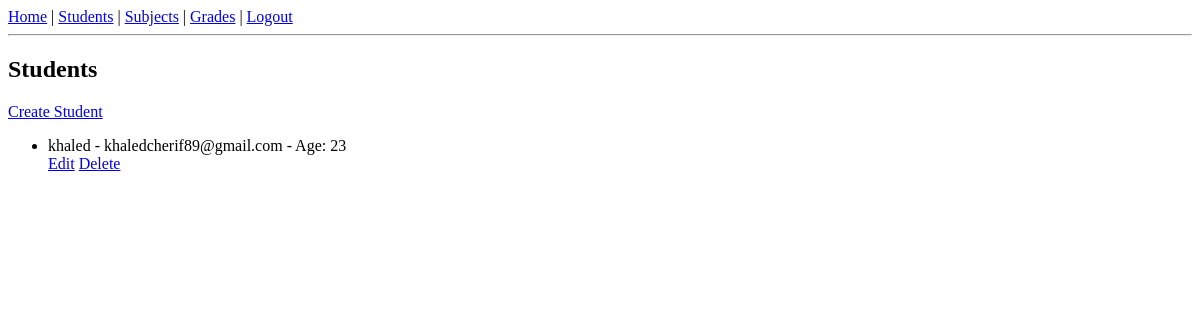
/students/ (signed in), run on an earlier commit of the app's database.
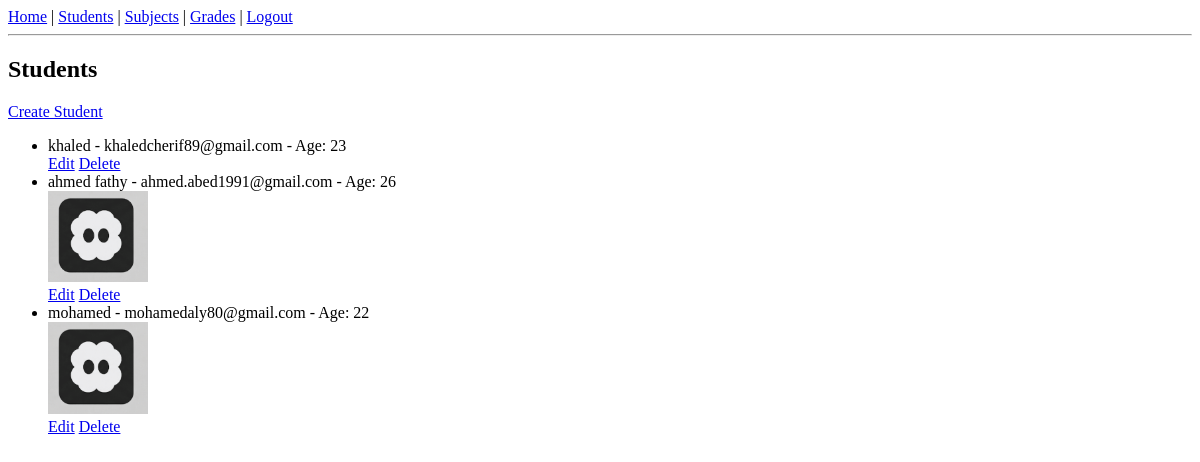
And on a later commit of the database.
### school/models.py (models this page shows, shortened)
class Student(models.Model):
    name = models.CharField(max_length=30)
    age = models.IntegerField()
    email = models.EmailField(unique=True)
    password = models.CharField(max_length=128, blank=True, null=True)
    image = models.FileField(upload_to='students/', null=True, blank=True)

### school/views.py (the view)
# urls.py: path("students/", views.students_list, name="students_list"),
@login_required
def students_list(request):
    students = Student.objects.all()
    return render(request, "school/students_list.html", {"students": students})

### school/templates/school/students_list.html
{% extends "base.html" %}
{% block content %}
<h2>Students</h2>
<a href="{% url 'student_create' %}">Create Student</a>
<ul>
    {% for student in students %}
        <li>
            {{ student.name }} - {{ student.email }} - Age: {{ student.age }}
            <br>
            {% if student.image %}
                <img src="{{ student.image.url }}" alt="Student image" width="100">
                <br>
            {% endif %}
            <a href="{% url 'student_update' student.pk %}">Edit</a>
            <a href="{% url 'student_delete' student.pk %}">Delete</a>
        </li>
    {% empty %}
        <li>No students yet.</li>
    {% endfor %}
</ul>
{% endblock %}

### school/templates/base.html (shortened to what this page needs)
<!DOCTYPE html>
<html>
<head>
</head>
<body>
    {% include "school/nav.html" %}
    <hr>
    {% block content %}{% endblock %}
</body>
</html>

### school/templates/school/nav.html
<nav>
    {% if user.is_authenticated %}
        <a href="{% url 'home' %}">Home</a> |
        <a href="{% url 'students_list' %}">Students</a> |
        <a href="{% url 'subjects_list' %}">Subjects</a> |
        <a href="{% url 'grades_list' %}">Grades</a> |
        <a href="{% url 'logout' %}">Logout</a>
    {% else %}
        <a href="{% url 'login' %}">Login</a> |
        <a href="{% url 'signup' %}">Signup</a>
    {% endif %}
</nav>

What changed in the data, as far as the page shows it:
added Student: name "ahmed fathy", email "ahmed.abed1991@gmail.com", age "26", image (picture)
added Student: name "mohamed", email "mohamedaly80@gmail.com", age "22", image (picture)
